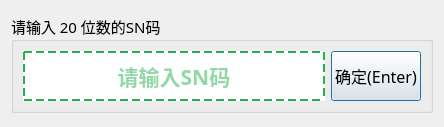
<?xml version="1.0" encoding="UTF-8"?>
<ui version="4.0">
 <class>bindingSn</class>
 <widget class="QDialog" name="bindingSn">
  <property name="geometry">
   <rect>
    <x>0</x>
    <y>0</y>
    <width>444</width>
    <height>127</height>
   </rect>
  </property>
  <property name="windowTitle">
   <string> </string>
  </property>
  <layout class="QGridLayout" name="gridLayout">
   <item row="0" column="0">
    <widget class="QGroupBox" name="carve_serial_groupBox_5">
     <property name="sizePolicy">
      <sizepolicy hsizetype="Preferred" vsizetype="Fixed">
       <horstretch>0</horstretch>
       <verstretch>0</verstretch>
      </sizepolicy>
     </property>
     <property name="font">
      <font>
       <family>微软雅黑</family>
       <pointsize>11</pointsize>
      </font>
     </property>
     <property name="title">
      <string>请输入 20 位数的SN码</string>
     </property>
     <layout class="QHBoxLayout" name="horizontalLayout_16">
      <item>
       <widget class="QLineEdit" name="SnLineEdit_MAC">
        <property name="enabled">
         <bool>true</bool>
        </property>
        <property name="minimumSize">
         <size>
          <width>0</width>
          <height>50</height>
         </size>
        </property>
        <property name="font">
         <font>
          <family>微软雅黑</family>
          <pointsize>16</pointsize>
          <weight>75</weight>
          <bold>true</bold>
         </font>
        </property>
        <property name="styleSheet">
         <string notr="true">color: rgb(34, 177, 76);
border: 2px dashed rgb(34, 177, 76);
padding: 2px;</string>
        </property>
        <property name="text">
         <string/>
        </property>
        <property name="alignment">
         <set>Qt::AlignCenter</set>
        </property>
        <property name="placeholderText">
         <string>请输入SN码</string>
        </property>
       </widget>
      </item>
      <item>
       <widget class="QPushButton" name="btnEnter">
        <property name="minimumSize">
         <size>
          <width>0</width>
          <height>50</height>
         </size>
        </property>
        <property name="font">
         <font>
          <pointsize>12</pointsize>
         </font>
        </property>
        <property name="text">
         <string>确定(Enter)</string>
        </property>
       </widget>
      </item>
     </layout>
    </widget>
   </item>
  </layout>
 </widget>
 <resources/>
 <connections/>
</ui>
